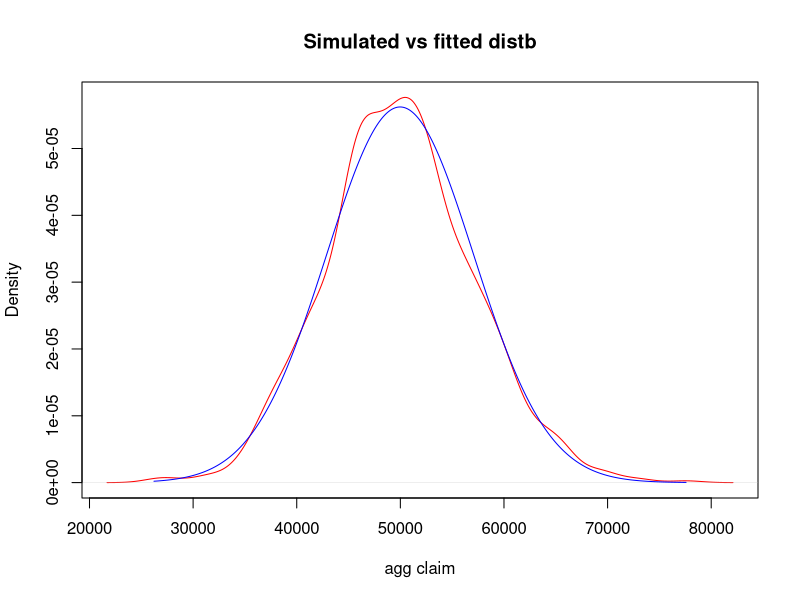
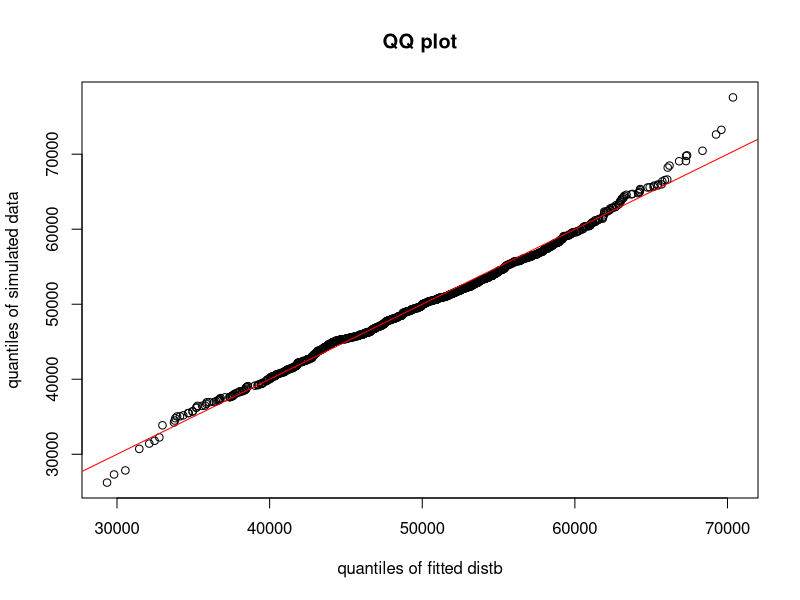

Write the R code that produced these figures, in order.
#Risk Models
#Collective Risk Models

#Compound Poisson

#S=X1 + X2 + ..........+ Xn
#N~P(1000)  No. of claims (Dis)
#X~Gamma(750,0.25) Shape parameter= 750 rate=0.25 amount of claim
#Simulate 10000 observations from S

set.seed(123)
n <- rpois(1,1000)
n

x <- rgamma(n,shape=750,rate=0.25)
x
sum(x)


set.seed(123)
n <- rpois(10000,1000)
n

s <- rep(0,10000)
for(i in 1:10000){
  x <- rgamma(n[i],shape=750,rate=0.25)
  s[i]=sum(x)
}

s


#____________________________________________________________________________________________________
#Example
#Agg claims S~ a comp distb , where the no. of claims N~ Comp Poisson distb with para 100
#Individual claim Sizes X follow an exponential distb with parameters 0.002.
#use seed value 8143 to simulate 1000 RV from the comp distb . Hence State the value of the 
#98th simulated value of S.
#Estimate the medain of the insurers aggregate claim payments.
#Estimate the coeff of skewness of the insurers aggregate claim payments S.


set.seed(8143)
n <- rpois(1000,100)
n

s <- rep(0,1000)
for(i in 1:1000){
  x <- rexp(n[i],0.002)
  s[i]=sum(x)
}

s

s[98]



#MEDIAN

quantile(s,0.5)
median(s)


#mean
mean(s)

#var
var(s)

#sd 
sd(s)



#COeff of skewness
skew <- sum((s-mean(s))^3)/length(s)
skew            


cs <- skew/var(s)^3/2
cs



#empirical prob
length(s[s>3000000])/length(s)
quantile(s,0.9)
 



#Fitting a dist to a compound poisson distb
#normal Dist

f <- function(par){
  lnl <- dnorm(s,mean=par[1],sd=par[2],log=TRUE)
  sum(-lnl)
}

p <- c(mean(s),sd(s))


l <- nlm(f,p)
l

l$estimate


mu <- l$estimate[1]
sigma <- l$estimate[2]



#analyse the fit
#histogram
#QQ plot

plot(density(s),main="Simulated vs fitted distb",xlab="agg claim",col="red")

c <- seq(min(s),max(s))


min(s)
max(s)


y <- dnorm(c,mu,sigma)

lines(c,y,col="blue")





#QQ plot
agg <- rnorm(1000,mu,sigma)

 qqplot(agg,s,xlab="quantiles of fitted distb",ylab="quantiles of simulated data",main="QQ plot") 
abline(0,1,col="red") 



#---------------------------------------------------------------------------------------

#Compound Poisson

#S=X1 + X2 + ..........+ Xn
#N~P(1000)  No. of claims (Dis)
#X~Gamma(750,0.25) Shape parameter= 750 rate=0.25 amount of claim
#Simulate 10000 observations from S

#S=SI + SR
#SI= Y1 + Y2 + ............ + YN



set.seed(123)
n <- rpois(10000,1000)
n

SI <- rep(0,10000)
SR <- rep(0,10000)
M <- 2500

for(i in 1:10000){
  x <- rgamma(n[i],shape=750,rate=0.25)
  y <- pmin(x,M)
  z <- pmax(0,x-M)
  SI[i]=sum(y)
  SR[i] <- sum(z)
}

s

mean(SI)
mean(SR)
mean(s)


var(SR)
var(SI)




#_______________________________
#Proportional Reinsurance

set.seed(123)
n <- rpois(10000,1000)
n
?rep
SI <- rep(0,10000)
SR <- rep(0,10000)
alpha <- 0.7

for(i in 1:10000){
  x <- rgamma(n[i],shape=750,rate=0.25)
  y <- 0.7*x
  z <- 0.3*x
  SI[i]=sum(y)
  SR[i] <- sum(z)
}

s

mean(SI)
mean(SR)
mean(s)


var(SR)
var(SI)